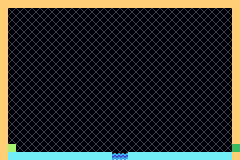

The image is a tile-based game level rendered from a .tmx file. Its description and source (layers, tilesets, objects; grid data summarised) follow:
An orthogonal 30x20 tile map with 8x8 px tiles, 2 tile layers (Kachelebene 1, Kachelebene 2).

<map version="1.2" tiledversion="1.2.4" orientation="orthogonal" renderorder="right-down" width="30" height="20" tilewidth="8" tileheight="8" infinite="0" nextlayerid="3" nextobjectid="1">
 <tileset firstgid="1" name="world" tilewidth="8" tileheight="8" tilecount="64" columns="8">
  <image source="../images/world.png" width="64" height="64" />
 </tileset>
 <layer id="1" name="Kachelebene 1" width="30" height="20">
  <data>[600 cells, 600 non-empty, 11 distinct tile ids]</data>
 </layer>
 <layer id="2" name="Kachelebene 2" width="30" height="20">
  <data>[600 cells, 95 non-empty, 4 distinct tile ids]</data>
 </layer>
</map>
